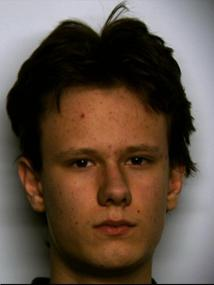
%> input picture colorImages/face.jpg, 214 x 285 px
$ octave --eval "face_1;"   (GNU Octave 9; MATLAB toolbox functions it lacks are replaced by stand-ins)
%> lines starting %> are read from the running program, lines starting %| are printed output that depends on the picture
function face_1()

addpath('.\colorImages','-end');
addpath('.\..\LP2_utils','-end');

IO = imread( 'face.jpg' );
%> IO is the input picture: size 285x214x3 uint8; mean R, G, B 94.8, 78.8, 66.6

IO_R = IO(:,:,1);
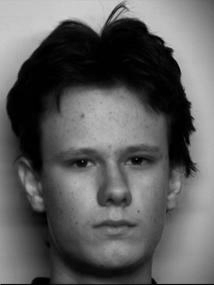
%> IO_R: size 285x214 uint8; min 0, max 210, mean 94.8
IO_G = IO(:,:,2);
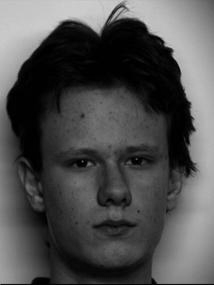
%> IO_G: size 285x214 uint8; min 0, max 210, mean 78.8
IO_B = IO(:,:,3);
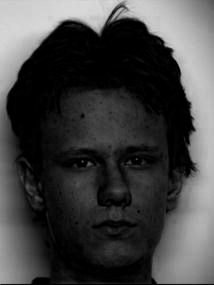
%> IO_B: size 285x214 uint8; min 0, max 219, mean 66.6

figure(1);
subplot(221); imshow(IO); title('IO-Color [R, G, B]' );
subplot(222); imshow(IO_R); title(' Red component' );
subplot(223); imshow(IO_G); title(' Green component' );
subplot(224); imshow(IO_B); title(' Blue component' );

IN = imread( 'face_1.jpg' );
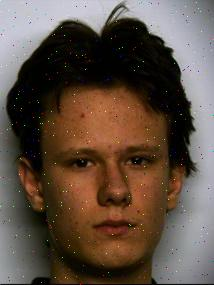
%> input picture colorImages/face_1.jpg, 214 x 285 px
%> IN is the input picture: size 285x214x3 uint8; mean R, G, B 95.1, 79.1, 67.4
IN_R = IN(:,:,1);
IN_G = IN(:,:,2);
IN_B = IN(:,:,3);

%> (the run ends here)
